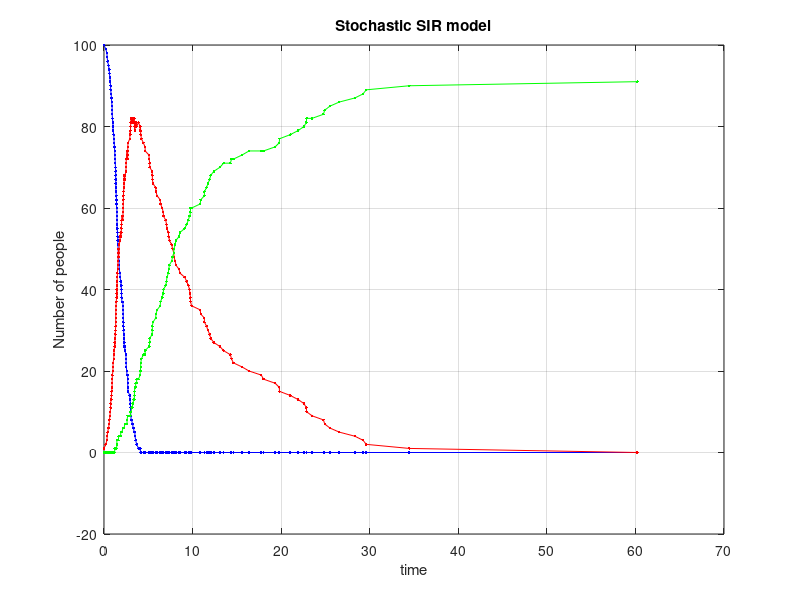

Reproduce this figure in MATLAB. (Note: this script raises an error after producing the figure.)
%simple_death.m
clear
n = 100;
m=100;
duration = zeros(n,1);
sumduration = 0;
deaths = zeros(n,1);
sumdeaths = 0;
peaktime = zeros(n,1);
sumpeaktime = 0;
probindex = 0;
vaccine = zeros(m,1);
initialS = 100;
initialI = 1;
initialR = 0;
for j = 1:m
    for i = 1:n
        beta = 2; gamma = 0.1; mu = 0.01;
        t1 = 0; S1 = initialS; I1 = initialI; R1 = initialR;
        S = initialS; I = initialI; R = initialR; t = 0;
        N=101;
        tspan = [0 100];
        x0 = [100; 1; 0];
        while t<100
            Inew = beta*S*I/N;
            expRV1 = -log(rand(1))/Inew;
            Dnew = mu*I;
            expRV2 = -log(rand(1))/Dnew;
            Rnew = gamma*I;
            expRV3 = -log(rand(1))/Rnew;
            if expRV1<expRV2
                if expRV1<expRV3
                    t = t+expRV1;
                    t1 = [t1 t];
                    S = S - 1;
                    S1 = [S1 S];
                    I = I + 1;
                    I1 = [I1, I];
                    R = R;
                    R1 = [R1,R];
                    N = S+I+R;
                else
                    t = t+expRV3;
                    t1 = [t1 t];
                    S = S;
                    S1 = [S1 S];
                    I = I - 1;
                    I1 = [I1, I];
                    R = R + 1;
                    R1 = [R1,R];
                    N = S+I+R;
                end
            else
                if expRV2<expRV3
                    t = t+expRV2;
                    t1 = [t1 t];
                    S = S;
                    S1 = [S1 S];
                    I = I - 1;
                    I1 = [I1, I];
                    R = R;
                    R1 = [R1,R];
                    N = S+I+R;
                else
                    t=t+expRV3;
                    t1 = [t1 t];
                    S=S;
                    S1=[S1 S];
                    I = I-1;
                    I1=[I1, I];
                    R = R+1;
                    R1=[R1,R];
                    N = S+I+R;
                end
            end
        end
        if i == 1 && j==1
            figure(i); clf;
            plot(t1,S1, 'b.-', t1, I1, 'r.-', t1, R1,'g.-')
            grid;
            xlabel('t');
            title(['Stochastic SIR model']);
            xlabel ('time');
            ylabel ('Number of people');
            hold on
            [t,x] = ode45(@sirfun, tspan, x0);
            plot(t,x(:,1),'b--',t,x(:,2),'r--',t,x(:,3),'g--');
            legend ('stoch susceptible','stoch infected','stoch recovered', ...
                'det susceptible','det infected','det recovered');
        elseif i == 2 && j==1
            figure(i); clf;
            plot(t1,S1, 'b.-', t1, I1, 'r.-', t1, R1,'g.-')
            grid;
            xlabel('t');
            title(['Stochastic SIR model']);
            xlabel ('time');
            ylabel ('Number of people');
            hold on
            [t,x] = ode45(@sirfun, tspan, x0);
            plot(t,x(:,1),'b--',t,x(:,2),'r--',t,x(:,3),'g--');
            legend ('stoch susceptible','stoch infected','stoch recovered', ...
                'det susceptible','det infected','det recovered');
        end
        % i
        index1 = find(I1 == 0, 1);
        duration(i) = t1(index1);
        sumduration = sumduration + duration(i);
        % ii
        deaths(i) = 101 - (S1(end) + I1(end) + R1(end));
        sumdeaths = sumdeaths + deaths(i);
        % iii
        maxinfected = max(I1);
        index2 = find(I1 == maxinfected,1);
        peaktime(i) = t1(index2);
        sumpeaktime = sumpeaktime + peaktime(i);
        % iv
        if maxinfected > 10
            probindex = probindex+1;
        end
    end
    if j == 1
        % i mean duration of the epidemic
        meanduration = sumduration/n;
        figure(3)
        histogram(duration);
        title('Histogram of the duration of the epidemic');
        xlabel ('Duration');
        ylabel ('Frequency');
        xline(meanduration, 'r--', 'Mean duration');

        % ii mean total number of deaths
        meandeath = sumdeaths/n;
        figure(4)
        histogram(deaths);
        title('Histogram of the number of deaths');
        xlabel ('Number of Deaths');
        ylabel ('Frequency');
        xline(meandeath, 'r--', 'Mean number of deaths');

        % iii time needed max infected individuals
        meanpeaktime = sumpeaktime/n;
        figure(5)
        histogram(peaktime);
        title('Histogram of time taken for maximum infected individuals');
        xlabel ('Duration');
        ylabel ('Frequency');
        xline(meanpeaktime, 'r--', 'Mean peak time');

        %iv prob no infected > 10
        probnoinfected = probindex/n * 100;
        probnoinfected
    end
    initial.S = initialS-1;
    initial.R = initialR+1;
    vaccine(j) = probindex/n*100;
    probindex = 0;
end

line = vaccine(1)/2;
index3 = find(vaccine <= line, 1);
% v prob no infected > 10
mm = 1:1:m;
figure(6)
plot(mm,vaccine);
yline(line, 'r--', 'Threshold');
title(['Graph with threshold at ' num2str(line)]);
xlabel ('Number of vaccinated people');
ylabel ('Probability');
